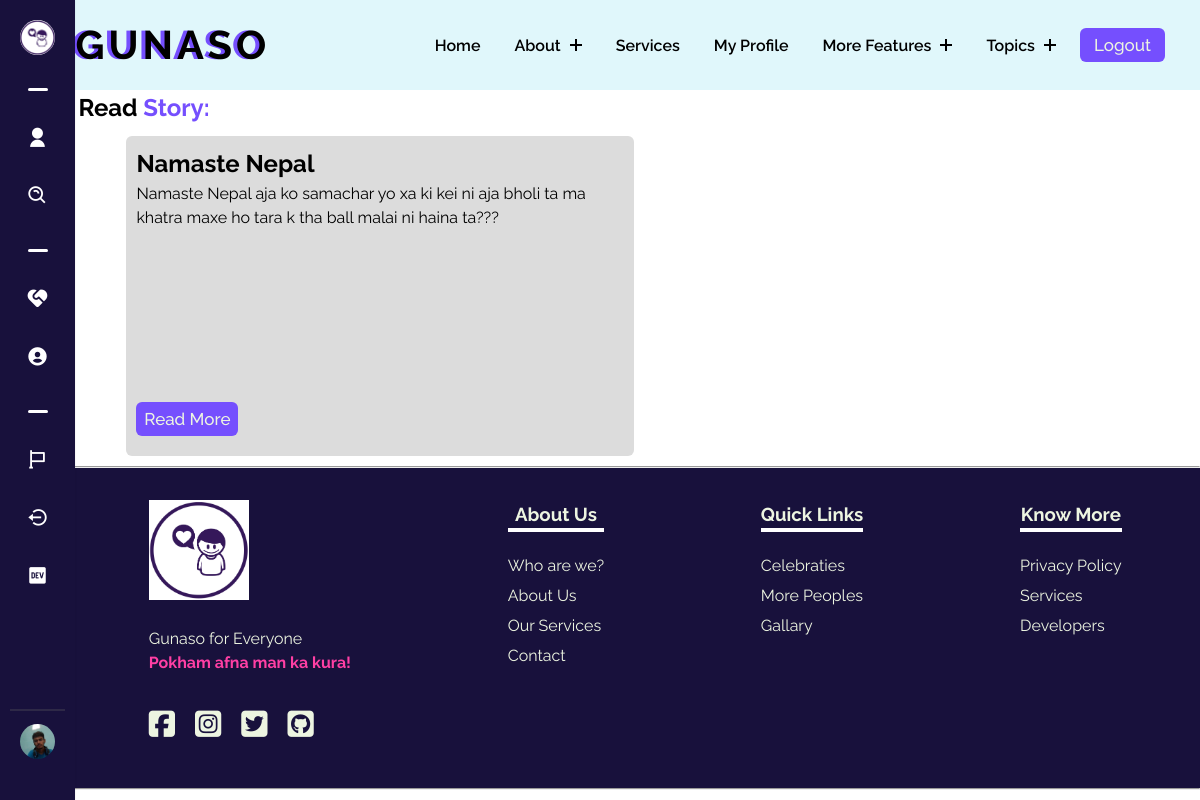
The page /yourstory/ (signed in) on the database as committed earlier.
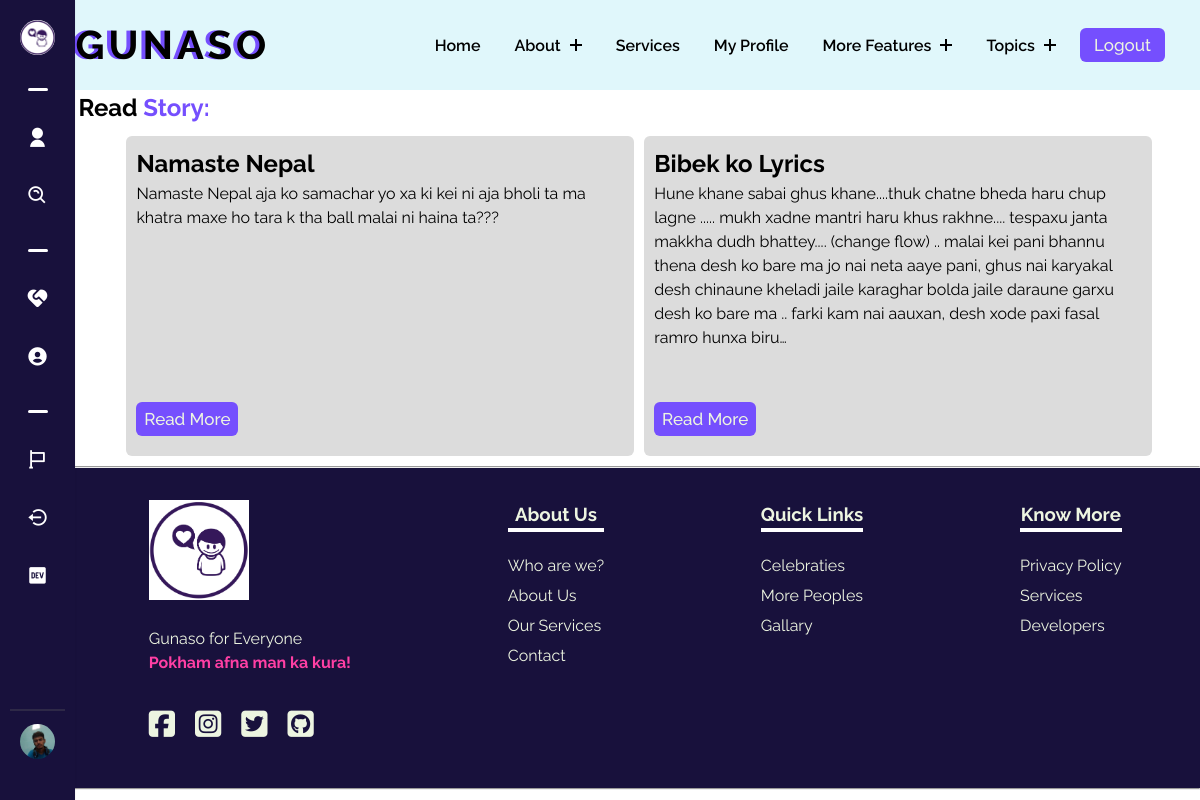
The same page on the database as committed later.
### gunasoApp/models.py (models this page shows, shortened)
class Story(models.Model):
    sno = models.AutoField(primary_key=True)
    user = models.ForeignKey(User, on_delete=models.CASCADE)
    slug = models.SlugField(max_length=255, unique=True, blank=True)
    storySubject = models.CharField(max_length = 255, blank=True)
    storyType = models.CharField(max_length = 50, blank=True)
    storyContent = models.TextField(blank=True)

### gunasoApp/views.py (the view)
# urls.py: path('yourstory/',views.yourstory, name='yourstory'),
def yourstory(request):
    particularStory  = Story.objects.filter(user = request.user)
    context = {"particularStory":particularStory}
    return render(request, 'yourstory.html', context)

### templates/yourstory.html (shortened to what this page needs)
{% extends 'base.html' %}
{% load static %}
    {% block base_style%}
    {{ block.super }}
    <link rel="stylesheet" href="{% static 'styles/readstory.css' %}">
    {% endblock base_style%}
    {% block content %}
    <div class="readstorymain">
        <h2>Read <span>Story:</span></h2>
        <div class="flexcontain">
            {% for item in particularStory %}
            <div class="storycard">
                <h2>{{item.storySubject}}</h2>
                <p>
                    {{item.storyContent|truncatechars:400}}
                </p>
                <div class="forbtn">
                    <a href="/read-story/{{item.slug}}">
                        <button class="copybtn">
                            Read More
                        </button>
                    </a>
                </div>
            </div>
            {% endfor %}
        </div>
    </div>
    {% endblock %}

Rows that differ between the two databases and show on the page:
added Story: storySubject "Bibek ko Lyrics", storyContent "Hune khane sabai ghus khane....thuk chatne bheda haru chup lagne ..... mukh xadne mantri haru khus rakhne.... tespaxu janta makkha dudh bhattey.... (change flow) .. malai kei pani bhannu thena desh ko bare ma jo nai neta aaye pani, ghus nai karyakal desh chinaune kheladi jaile karaghar bolda jaile daraune garxu desh ko bare ma .. farki kam nai aauxan, desh xode paxi fasal ramro hunxa biru…"
